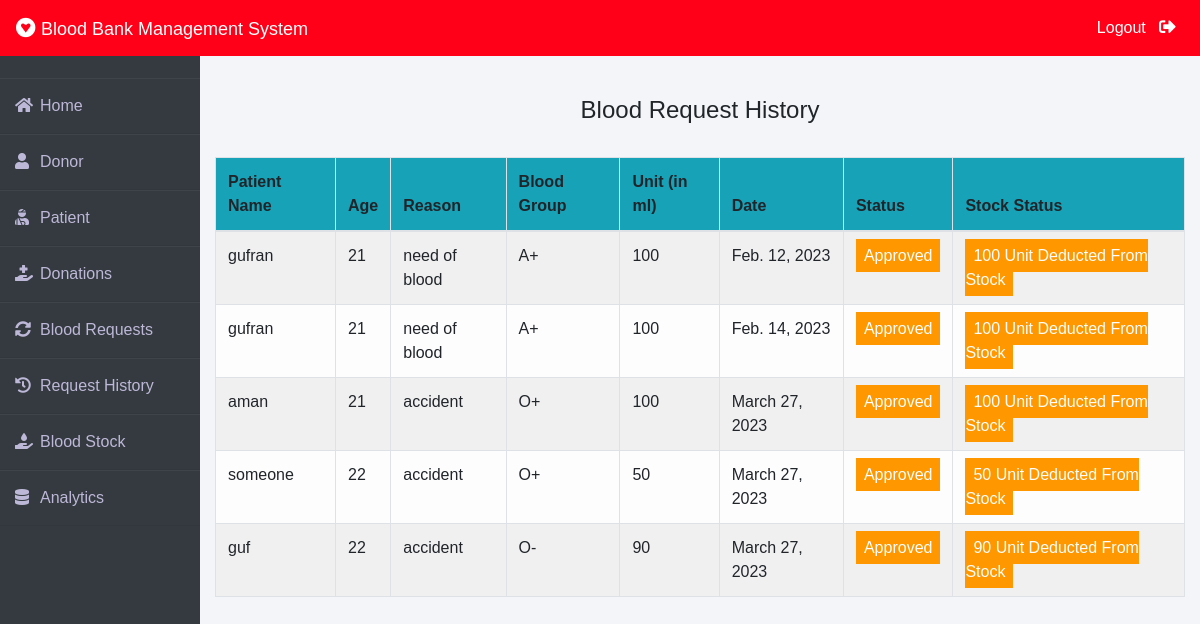
The app's page /admin-request-history (signed in) with its own data.
### blood/models.py (models this page shows, shortened)
class BloodRequest(models.Model):
    request_by_patient=models.ForeignKey(pmodels.Patient,null=True,on_delete=models.CASCADE)
    request_by_donor=models.ForeignKey(dmodels.Donor,null=True,on_delete=models.CASCADE)
    patient_name=models.CharField(max_length=30)
    patient_age=models.PositiveIntegerField()
    reason=models.CharField(max_length=500)
    bloodgroup=models.CharField(max_length=10)
    unit=models.PositiveIntegerField(default=0)
    status=models.CharField(max_length=20,default="Pending")
    date=models.DateField(auto_now=True)

### blood/views.py (the view)
# urls.py: path('admin-request-history', views.admin_request_history_view,name='admin-request-history'),
@login_required(login_url='adminlogin')
def admin_request_history_view(request):
    requests=models.BloodRequest.objects.all().exclude(status='Pending')
    return render(request,'blood/admin_request_history.html',{'requests':requests})

### templates/blood/admin_request_history.html (shortened to what this page needs)
{% extends 'blood/adminbase.html' %}
{% block content %}
{% load widget_tweaks %}
{%load static%}
<head>
</head>
<br><br>
<div class="container">
    <H4 class="text-center">Blood Request History</H4><br>
    <table class="table table-light table-hover table-bordered table-striped">
        <thead class="bg-info">
            <tr>
                <th scope="col">Patient Name</th>
                <th scope="col">Age</th>
                <th scope="col">Reason</th>
                <th scope="col">Blood Group</th>
                <th scope="col">Unit (in ml)</th>
                <th scope="col">Date</th>
                <th scope="col">Status</th>
                <th scope="col">Stock Status</th>
            </tr>
        </thead>
        <tbody>
            {% for t in requests %}
            <tr>
                <td> {{t.patient_name}}</td>
                <td>{{t.patient_age}}</td>
                <td>{{t.reason}}</td>
                <td>{{t.bloodgroup}}</td>
                <td>{{t.unit}}</td>
                <td>{{t.date}}</td>
                {% if t.status == 'Approved' %}
                <td><span class="label warning"> Approved</span></td>
                <td><span class="label warning"> {{t.unit}} Unit Deducted From Stock</span></td>
                {% else %}
                <td><span class="label success">Rejected</span></td>
                <td><span class="label success"> 0 Unit Deducted From Stock</span></td>
                {% endif %}
            </tr>
            {% endfor %}
        </tbody>
    </table>
</div>
{% endblock content %}

### templates/blood/adminbase.html (style rules this page uses)
* { margin: 0; padding: 0; box-sizing: border-box; list-style: none; text-decoration: none; font-family: 'Josefin Sans', sans-serif; }
body { background-color: #f3f5f9; }

### templates/blood/admin_request_history.html (style rules this page uses)
.label { color: white; padding: 8px; }
.warning { background-color: #ff9800; }

### records on screen
BloodRequest: patient_name "gufran", patient_age "21", reason "need of blood", bloodgroup "A+", unit "100", date "Feb. 12, 2023"
BloodRequest: patient_name "gufran", patient_age "21", reason "need of blood", bloodgroup "A+", unit "100", date "Feb. 14, 2023"
BloodRequest: patient_name "aman", patient_age "21", reason "accident", bloodgroup "O+", unit "100", date "March 27, 2023"
BloodRequest: patient_name "someone", patient_age "22", reason "accident", bloodgroup "O+", unit "50", date "March 27, 2023"
BloodRequest: patient_name "guf", patient_age "22", reason "accident", bloodgroup "O-", unit "90", date "March 27, 2023"
